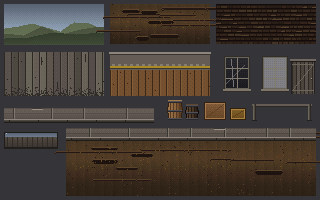
#> input picture art/reference/components.png, 320 x 200 px, given in place of candidate-plate.png, which was not available
$ python review-sheets.py
#> lines starting #> are read from the running program, lines starting #| are printed output that depends on the picture; pictures that were not available may be replaced by others from this repository, and a replacement may not be noted
"""THE OPENING-SET RETROFIT PHASE 1 REVIEW SHEETS (doc 36 Q116).

Composes, from tracked inputs and the candidate rooms' raw captures, the sheets
Tyler rules on: each candidate plate whole and in 1:1 crops, the shipping plate
beside it at the same scale, the live route with the accepted Thad at three
depths, and the four-room continuity sheet. Frames are downscaled whole or
cropped 1:1 -- never resampled up, never smoothed past Lanczos on the way down
-- and every legacy actor on a sheet is captioned LEGACY CONTEXT. The patron-
zone diagnostic is a separate image so the clean plate is judged clean.

    python3 tools/retrofit/review-sheets.py

Raw captures live under renders/proofs/candidates/*/raw-captures-ignored/ and
are reproduced by the two review routes (tools/gauntlet/life.mjs ... --warp).
"""
import json, os, sys
from PIL import Image, ImageDraw, ImageFont

ROOT = os.path.dirname(os.path.dirname(os.path.dirname(os.path.abspath(__file__))))
os.chdir(ROOT)
OUT = 'renders/opening-set-retrofit'
os.makedirs(OUT, exist_ok=True)
try:
    FONT = ImageFont.truetype('/usr/share/fonts/truetype/dejavu/DejaVuSans.ttf', 15)
    TITLE = ImageFont.truetype('/usr/share/fonts/truetype/dejavu/DejaVuSans-Bold.ttf', 21)
except Exception:  # pragma: no cover
    FONT = TITLE = ImageFont.load_default()

MS_PLATE = 'art/staging/room-02/street-candidate-01/candidate-plate.png'
MS_OLD = 'art/backgrounds/room-02-main-street.png'
NG_PLATE = 'art/staging/room-03/corrected-03/plate-cold-dirt.png'
NG_OLD = 'art/backgrounds/room-03-nugget.png'
MS_RAW = 'renders/proofs/candidates/main-street/raw-captures-ignored'
NG_RAW = 'renders/proofs/candidates/nugget/raw-captures-ignored'
PLAY = (0, 0, 1920, 864)


def load(path, crop=None, scale=1.0):
#> called with scale = 1
    im = Image.open(path).convert('RGB')
#> im is the input picture: PIL image 320x200 RGB; mean R, G, B 68.8, 60.8, 53.6
    if crop:
        im = im.crop(crop)
    if scale != 1.0:
        im = im.resize((max(1, int(im.width * scale)), max(1, int(im.height * scale))), Image.LANCZOS)
    return im


def sheet(out, title, items, cols, caption_h=40, pad=12, top=52, note=None):
    """items: [(image, caption)] laid out in a grid, each cell the largest item's size."""
#> called with cols = 1, caption_h = 40, pad = 12, top = 52
    fw = max(im.width for im, _ in items)
#> fw = 169
    fh = max(im.height for im, _ in items)
#> fh = 106
    rows = (len(items) + cols - 1) // cols
#> rows = 1
    note_h = 0
    if note:
        note_h = 22 * (note.count('\n') + 1) + 10
    W = cols * fw + (cols + 1) * pad
#> W = 193
    H = top + note_h + rows * (fh + caption_h + pad) + pad
#> H = 254
    canvas = Image.new('RGB', (W, H), (22, 22, 26))
    d = ImageDraw.Draw(canvas)
    d.text((pad, 14), title, fill=(236, 236, 240), font=TITLE)
    if note:
        d.text((pad, top - 4), note, fill=(190, 190, 200), font=FONT)
    for i, (im, cap) in enumerate(items):
        r, c = divmod(i, cols)
        x = pad + c * (fw + pad)
        y = top + note_h + r * (fh + caption_h + pad)
        canvas.paste(im, (x, y))
        d.text((x, y + fh + 8), cap, fill=(222, 222, 228), font=FONT)
#> this loop made 1 pass
#> (r, c, x, y) on pass 1: (0, 0, 12, 84)
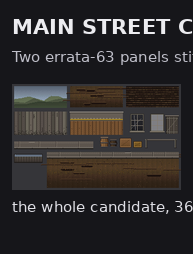
#> canvas: PIL image 193x254 RGB; mean R, G, B 48, 45, 45
    ext = out.rsplit('.', 1)[1]
    if ext == 'webp':
        canvas.save(out, 'WEBP', quality=84, method=6)
    else:
        canvas.save(out)
    print(out, canvas.size)
#| renders/opening-set-retrofit/main-street-candidate-plate.webp (193, 254)


def raw(dir_, name):
    return f'{dir_}/{name}.png'


# [34 lines left out: functions fresh, thad_crop, not called in this run]


def main_street():
    plate = load(MS_PLATE)
    sheet(f'{OUT}/main-street-candidate-plate.webp',
          'MAIN STREET CANDIDATE 01 -- the clean plate, whole (0.53) and at 1:1',
          [(load(MS_PLATE, scale=0.53), f'the whole candidate, 3610x864, people-free ({MS_PLATE})')], 1,
          note='Two errata-63 panels stitched at explicit cut columns; nobody is painted into it. Below: 1:1 crops of the places the brief asked about.')
    crops = [
        ((3020, 220, 3420, 660), 'the assay office exterior: the door Room 5 is behind, its one lantern'),
        ((2370, 260, 2830, 700), 'the saloon: batwing doors, both porch lanterns, the brightest place on the street'),
        ((220, 260, 800, 700), 'the Improvement Company: two lit windows, the twice-painted sign'),
        ((1080, 300, 1440, 640), 'the Clarion and its small lantern'),
        ((1560, 300, 1860, 620), 'the notice board wall'),
        ((0, 560, 620, 864), 'FOREGROUND OPPORTUNITY: the west hitching rail (occluder, plane 1, not yet cut)'),
        ((2280, 600, 2760, 864), 'FOREGROUND OPPORTUNITY: the east rail in front of the saloon (plane 1)'),
        ((760, 440, 1100, 660), 'FOREGROUND OPPORTUNITY: the trough on the boardwalk edge (plane 2)'),
        ((1380, 0, 1760, 360), 'the church steeple and the hills: depth behind the street'),
    ]
    sheet(f'{OUT}/main-street-candidate-crops.webp', 'MAIN STREET CANDIDATE 01 -- 1:1 crops',
          [(load(MS_PLATE, crop=c), cap) for c, cap in crops], 3)
#> in load (call 3), `im = im.crop(crop)`: im: PIL image 400x440 RGB; every value is 0
#> in load (call 4), `im = im.crop(crop)`: im: PIL image 460x440 RGB; every value is 0
#> in load (call 5), `im = im.crop(crop)`: im: PIL image 580x440 RGB; every value is 0
#> in load (call 6), `im = im.crop(crop)`: im: PIL image 360x340 RGB; every value is 0
#> in load (call 7), `im = im.crop(crop)`: im: PIL image 300x320 RGB; every value is 0
#> in load (call 8), `im = im.crop(crop)`: im: PIL image 620x304 RGB; every value is 0
#> in load (call 9), `im = im.crop(crop)`: im: PIL image 480x264 RGB; every value is 0
#> in load (call 10), `im = im.crop(crop)`: im: PIL image 340x220 RGB; every value is 0
#> in load (call 11), `im = im.crop(crop)`: im: PIL image 380x360 RGB; every value is 0
#> the loop in sheet (call 2), `for i, (im, cap) in enumerate(items):` made 9 passes
#> (r, c, x, y) on passes 1, 2, 3, 6, 7, 8, 9: (0, 0, 12, 52), (0, 1, 644, 52), (0, 2, 1276, 52), (1, 2, 1276, 544), (2, 0, 12, 1036), (2, 1, 644, 1036), (2, 2, 1276, 1036)
#> (cap, r, c, x, y) on passes 4 to 5: ('the Clarion and its small lantern', 1, 0, 12, 544), ('the notice board wall', 1, 1, 644, 544)
#| renders/opening-set-retrofit/main-street-candidate-crops.webp (1908, 1540)
    old = load(MS_OLD, scale=0.5)
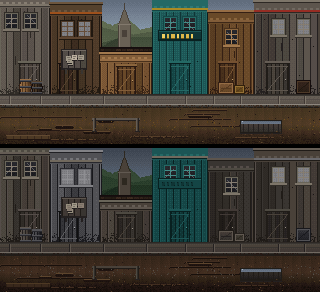
#> input picture art/reference/room-02-vs-36.png, 320 x 292 px, given in place of room-02-main-street.png, which was not available
#> in load, im is the input picture: PIL image 320x292 RGB; mean R, G, B 63.3, 60.1, 52.3
    new = load(MS_PLATE, scale=0.5)
    sheet(f'{OUT}/main-street-old-vs-new.webp',
          'MAIN STREET -- shipping plate (top) and candidate 01 (bottom) at the SAME scale (0.5)',
          [(old, f'SHIPPING {MS_OLD}: 3690x864. Doorways 102-134 px, so Thad is 105 at the building line and 206 at the foot'),
           (new, f'CANDIDATE {MS_PLATE}: 3610x864. The Company door 220 px, so Thad is 200 at the boardwalk line and 275 at the foot')], 1,
          note='Same pixel scale, same night, same street order west to east. The candidate\'s buildings are about twice the size on the same canvas: that is the scale correction.')
#| renders/opening-set-retrofit/main-street-old-vs-new.webp (184, 492)
    life_path = 'renders/proofs/candidates/main-street/life.json'
    if os.path.exists(life_path) and os.path.exists(raw(MS_RAW, 'c01-arrival-east-end')):
        life = json.load(open(life_path))
        caps = [
            ('c01-arrival-east-end', 'arrival at the east end, the road in. Dog and map seller: LEGACY CONTEXT'),
            ('c02-thad-far-assay-office', 'Thad FAR at the assay office door. Figures in orange: LEGACY CONTEXT'),
            ('c03-saloon-doors-in-pool', 'Thad in the saloon\'s pool, lit by it (mover light field)'),
            ('c04-thad-mid', 'Thad MID depth'),
            ('c05-thad-near', 'Thad NEAR depth'),
            ('c06-notice-board', 'the notice board. Letter-writer beside it: LEGACY CONTEXT'),
            ('c07-trough-company', 'the trough and the Company in its window light'),
            ('c08-near-west-rail', 'in front of the west rail (walks round it: not yet an occluder)'),
            ('c09-behind-west-rail', 'on the mud edge behind the west rail'),
            ('c10-idle-30', 'after 30 s idle'),
        ]
        items = [(load(raw(MS_RAW, n), crop=PLAY, scale=0.5), f'{n}: {c}') for n, c in caps if os.path.exists(raw(MS_RAW, n))]
        sheet(f'{OUT}/main-street-candidate-live.webp',
              'MAIN STREET CANDIDATE 01 -- live, with the accepted Thad (frozen) and the SHIPPING ambient cast as LEGACY CONTEXT',
              items, 2, note='The pie woman, letter-writer, map seller and dog are the shipping sprites at their shipping positions: context for the eye, not proposals. Recasts are deferred until the plate is accepted.')
        depth = []
        for n, label in (('c02-thad-far-assay-office', 'FAR'), ('c04-thad-mid', 'MID'), ('c05-thad-near', 'NEAR'), ('c03-saloon-doors-in-pool', 'IN THE SALOON POOL')):
            if not os.path.exists(raw(MS_RAW, n)):
                continue
            got = thad_crop(life, n)
            if not got:
                continue
            box, h, at = got
            depth.append((load(raw(MS_RAW, n), crop=box), f'{label}: Thad {h} px tall at world {at[0]},{at[1]} (1:1)'))
        if depth: sheet(f'{OUT}/main-street-thad-depths.webp', 'MAIN STREET CANDIDATE 01 -- the accepted Thad at three depths, 1:1', depth, 4,
              note='Far 200, near 275 by the annotation\'s two anchors; errata 54\'s 222/240/263 land inside that range.')
    else:
        print('main street: no live captures yet; live sheets skipped', file=sys.stderr)


def nugget():
    sheet(f'{OUT}/nugget-candidate-plate.webp', 'THE NUGGET CLEAN-PLATE CANDIDATE 02 -- whole (0.75)',
          [(load(NG_PLATE, scale=0.75), f'{NG_PLATE}: 1920x864, ZERO people baked; chandelier unlit; stove, bar lamps and door lamp painted lit')], 1)
#> call 4 of sheet, with cols = 1, caption_h = 40, pad = 12, top = 52
#> in sheet (call 4), `fw = max(im.width for im, _ in items)`: fw = 240
#> in sheet (call 4), `fh = max(im.height for im, _ in items)`: fh = 219
#> in sheet (call 4), `rows = (len(items) + cols - 1) // cols`: rows = 1
#> in sheet (call 4), `W = cols * fw + (cols + 1) * pad`: W = 264
#> in sheet (call 4), `H = top + note_h + rows * (fh + caption_h + pad) + pad`: H = 335
#> the loop in sheet (call 4), `for i, (im, cap) in enumerate(items):` made 1 pass
#> after the loop in sheet (call 4), `for i, (im, cap) in enumerate(items):`:
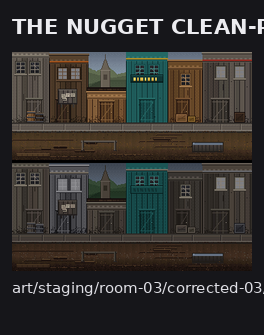
#> canvas: PIL image 264x335 RGB; mean R, G, B 52.1, 50.2, 47.2
#| renders/opening-set-retrofit/nugget-candidate-plate.webp (264, 335)
    crops = [
        ((480, 220, 760, 540), 'the piano, approachable, with its stool'),
        ((280, 230, 420, 380), 'the handbill: mundane, small, aligned to the boards (unmarked, invariant 3)'),
        ((700, 300, 1100, 540), 'the card table and four empty chairs; the abandoned hand on top'),
        ((1150, 300, 1920, 864), 'the bar\'s depth: counter, three stools, back bar, mirror'),
        ((1020, 130, 1220, 430), 'the stove, its pipe, the back-room door under the landing'),
        ((280, 100, 520, 420), 'the door lamp and the window: the street wall'),
        ((800, 0, 1080, 200), 'the chandelier: seven cold candles, NOT lit (doc 16)'),
        ((1180, 20, 1440, 420), 'the stairs and the landing'),
        ((0, 0, 320, 720), 'the batwing doors and the blue street'),
    ]
    sheet(f'{OUT}/nugget-candidate-crops.webp', 'THE NUGGET CANDIDATE 02 -- 1:1 crops',
          [(load(NG_PLATE, crop=c), cap) for c, cap in crops], 3)
#> in load (call 15), `im = im.crop(crop)`: im: PIL image 280x320 RGB; every value is 0
#> in load (call 17), `im = im.crop(crop)`: im: PIL image 400x240 RGB; every value is 0
#> in load (call 18), `im = im.crop(crop)`: im: PIL image 770x564 RGB; every value is 0
#> in load (call 19), `im = im.crop(crop)`: im: PIL image 200x300 RGB; every value is 0
#> in load (call 21), `im = im.crop(crop)`: im: PIL image 280x200 RGB; every value is 0
#> in load (call 22), `im = im.crop(crop)`: im: PIL image 260x400 RGB; every value is 0
#> in load (call 23), `im = im.crop(crop)`:
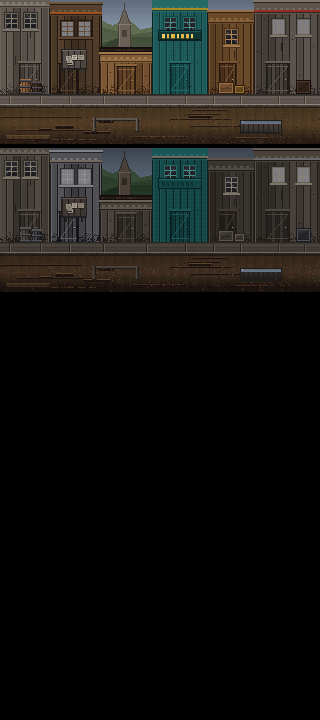
#> im: PIL image 320x720 RGB; mean R, G, B 25.7, 24.4, 21.2
#> in sheet (call 5), `fw = max(im.width for im, _ in items)`: fw = 770
#> in sheet (call 5), `fh = max(im.height for im, _ in items)`: fh = 720
#> in sheet (call 5), `rows = (len(items) + cols - 1) // cols`: rows = 3
#> in sheet (call 5), `W = cols * fw + (cols + 1) * pad`: W = 2358
#> in sheet (call 5), `H = top + note_h + rows * (fh + caption_h + pad) + pad`: H = 2380
#> the loop in sheet (call 5), `for i, (im, cap) in enumerate(items):` made 9 passes
#> (r, c, x, y) on passes 2 to 7: (0, 1, 794, 52), (0, 2, 1576, 52), (1, 0, 12, 824), (1, 1, 794, 824), (1, 2, 1576, 824), (2, 0, 12, 1596)
#> (cap, r, c, x, y) on passes 1, 8, 9: ('the piano, approachable, with its stool', 0, 0, 12, 52), ('the stairs and the landing', 2, 1, 794, 1596), ('the batwing doors and the blue street', 2, 2, 1576, 1596)
#> after the loop in sheet (call 5), `for i, (im, cap) in enumerate(items):`:
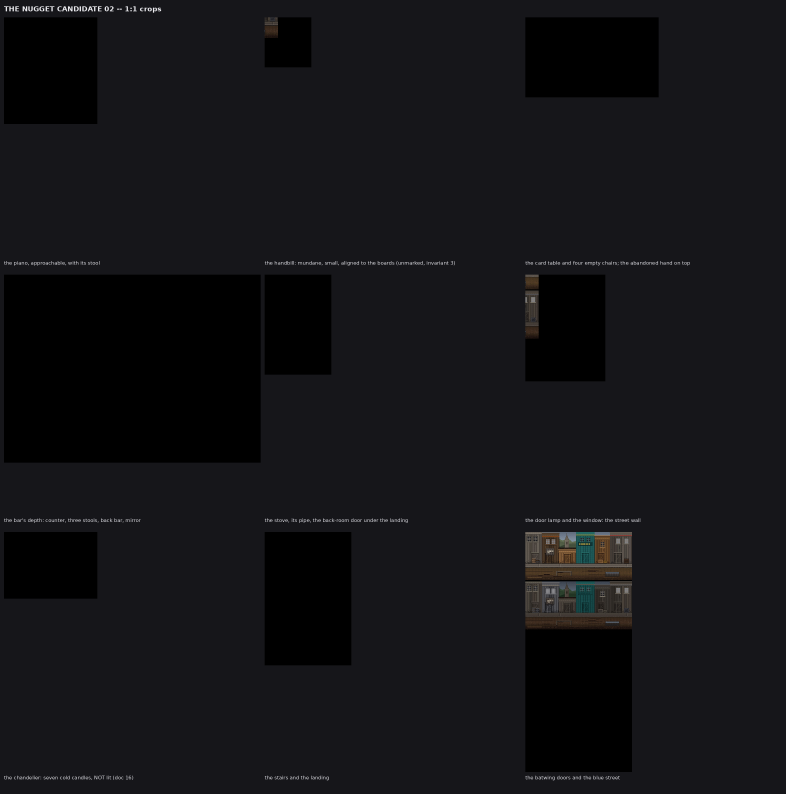
#> canvas: PIL image 2358x2380 RGB (shown at 1/3 size); mean R, G, B 19, 18.9, 22
#| renders/opening-set-retrofit/nugget-candidate-crops.webp (2358, 2380)
    sheet(f'{OUT}/nugget-old-vs-new.webp', 'THE NUGGET -- shipping plate (left) and clean candidate 02 (right), same scale (0.5)',
          [(load(NG_OLD, scale=0.5), f'SHIPPING {NG_OLD}: seven people painted in, chandelier lit, one warm grade over everything'),
           (load(NG_PLATE, scale=0.5), f'CANDIDATE {NG_PLATE}: same composition, nobody in it, the finish toward Room 5, chandelier cold')], 2)
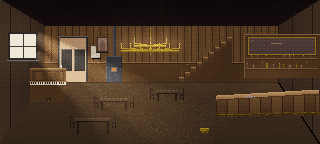
#> input picture art/reference/room-03-nugget.png, 320 x 144 px, found by its file name
#> in load, im is the input picture: PIL image 320x144 RGB; mean R, G, B 70.7, 52, 35.4
#> in sheet (call 6), `fw = max(im.width for im, _ in items)`: fw = 160
#> in sheet (call 6), `fh = max(im.height for im, _ in items)`: fh = 146
#> in sheet (call 6), `rows = (len(items) + cols - 1) // cols`: rows = 1
#> in sheet (call 6), `W = cols * fw + (cols + 1) * pad`: W = 356
#> in sheet (call 6), `H = top + note_h + rows * (fh + caption_h + pad) + pad`: H = 262
#> the loop in sheet (call 6), `for i, (im, cap) in enumerate(items):` made 2 passes
#> (r, c, x, y) on passes 1 to 2: (0, 0, 12, 52), (0, 1, 184, 52)
#> after the loop in sheet (call 6), `for i, (im, cap) in enumerate(items):`:
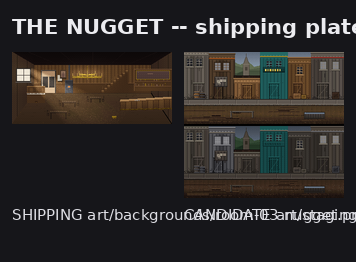
#> canvas: PIL image 356x262 RGB; mean R, G, B 46.3, 43.2, 41.7
#| renders/opening-set-retrofit/nugget-old-vs-new.webp (356, 262)
    life_path = 'renders/proofs/candidates/nugget/life.json'
    if os.path.exists(life_path):
        life = json.load(open(life_path))
        caps = [
            ('c01-arrival', 'arrival through the batwing doors'),
            ('c02-thad-far-card-table', 'Thad FAR, by the card table'),
            ('c03-thad-by-stove', 'Thad by the stove, in its field'),
            ('c04-thad-mid', 'Thad MID depth'),
            ('c05-thad-near-bar', 'Thad NEAR, at the bar end by the spittoon'),
            ('c06-piano', 'LOOK AT the piano: the line up'),
            ('c07-handbill', 'LOOK AT the handbill: the line up'),
            ('c08-away-from-light', 'away from every light'),
            ('c09-idle-30', 'after 30 s idle'),
        ]
        items = [(load(raw(NG_RAW, n), crop=PLAY, scale=0.5), f'{n}: {c}') for n, c in caps if os.path.exists(raw(NG_RAW, n))]
        sheet(f'{OUT}/nugget-candidate-live.webp', 'THE NUGGET CANDIDATE 02 -- live, the accepted Thad only, nobody else', items, 2)
        depth = []
        for n, label in (('c02-thad-far-card-table', 'FAR'), ('c04-thad-mid', 'MID'), ('c05-thad-near-bar', 'NEAR'), ('c03-thad-by-stove', 'BY THE STOVE')):
            if not os.path.exists(raw(NG_RAW, n)):
                continue
            got = thad_crop(life, n, width=480)
            if not got:
                continue
            box, h, at = got
            depth.append((load(raw(NG_RAW, n), crop=box), f'{label}: Thad {h} px at world {at[0]},{at[1]} (1:1)'))
        if depth: sheet(f'{OUT}/nugget-thad-depths.webp', 'THE NUGGET CANDIDATE 02 -- the accepted Thad at three depths, 1:1', depth, 4,
              note='Tyler\'s anchors carried (198 far, 459 near). DECISION POINT: the plate\'s own furniture reads a taller man at the back (~330); see the annotation\'s scaling note.')
    # THE PATRON-ZONE DIAGNOSTIC, apart from the review sheets.
#> (the run stopped early here; a loop or call above may not have finished)
